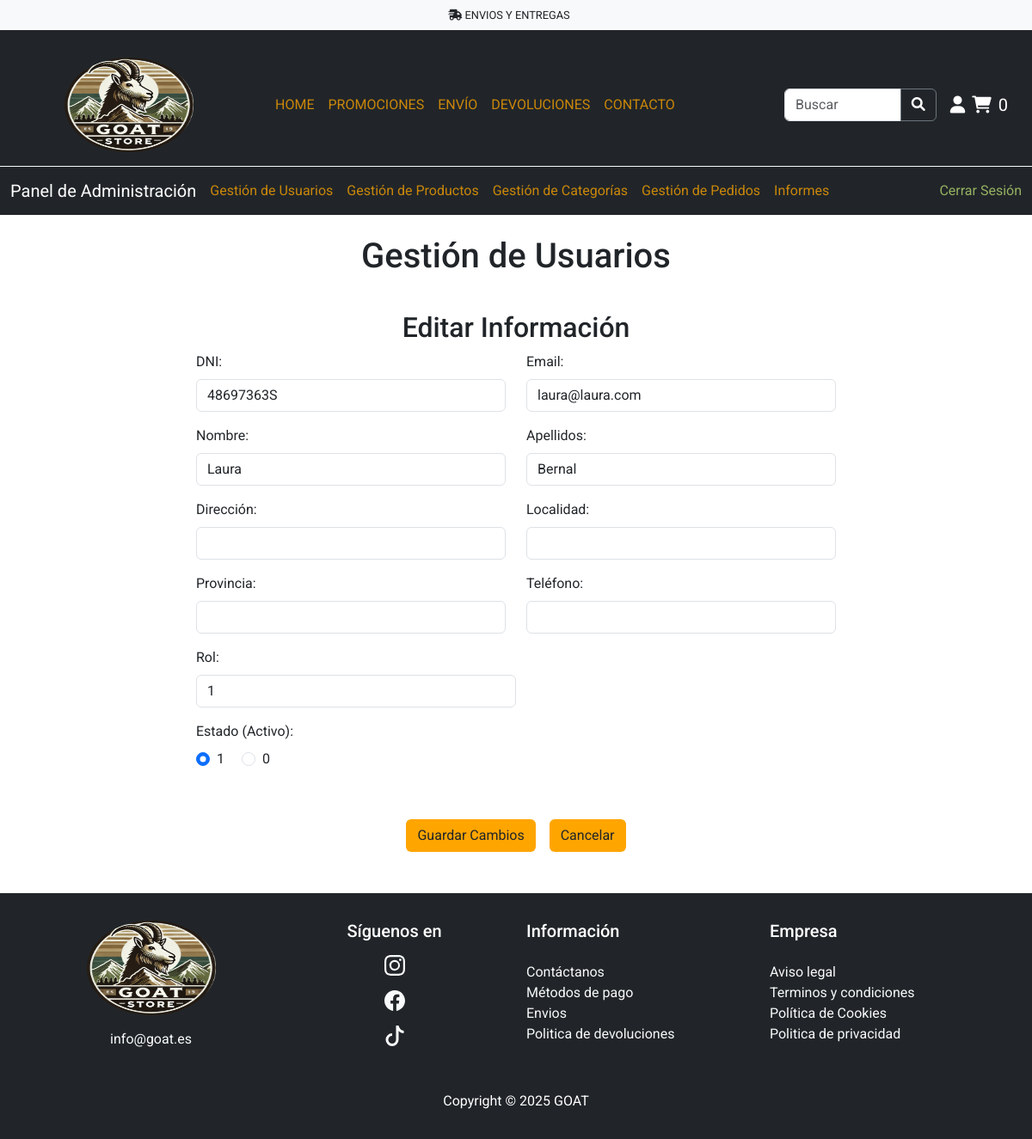
/paginas/editar_administrador.php?dni=48697363S (signed in), run on an earlier commit of the app's database.
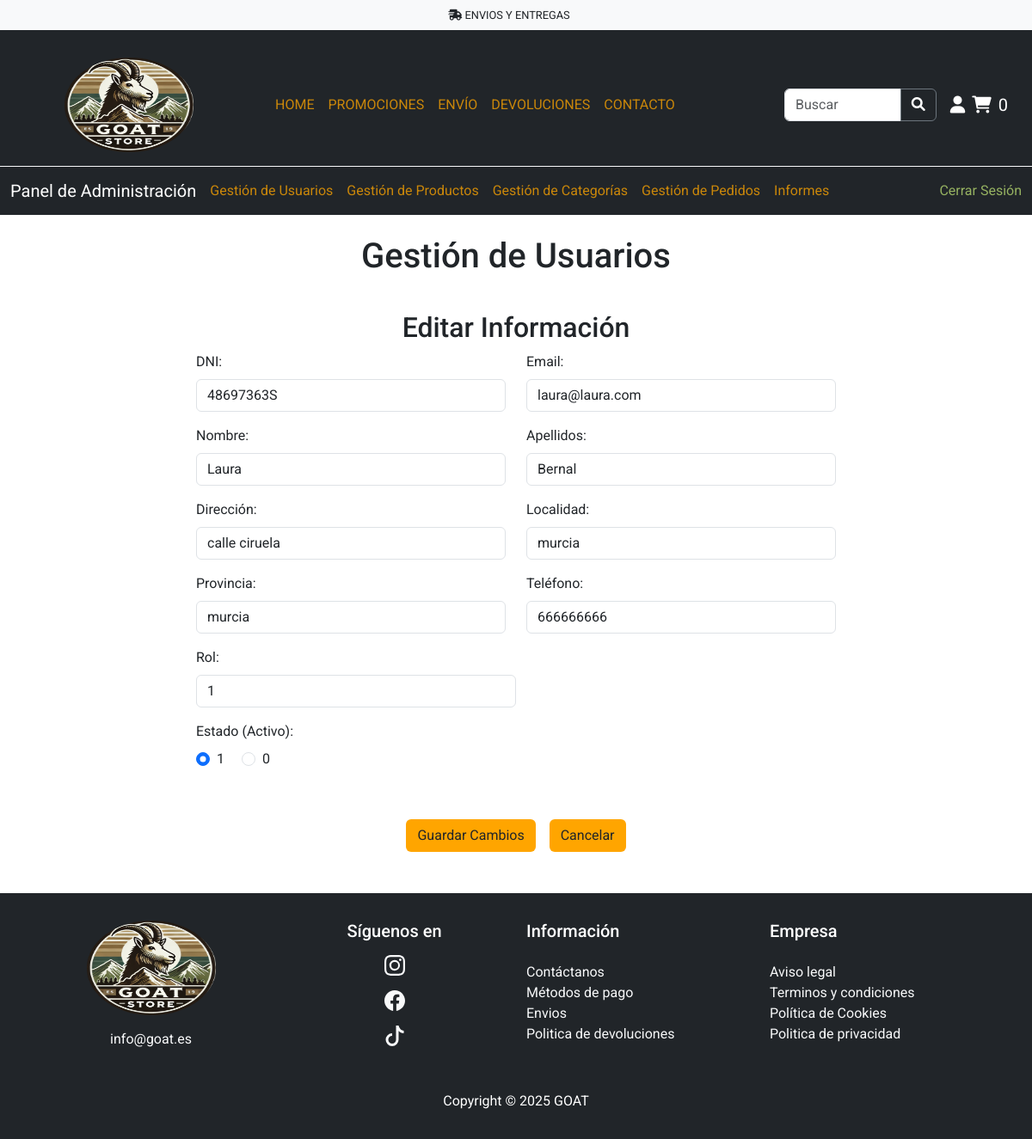
And on a later commit of the database.
### tables this page shows
CREATE TABLE `usuarios` (
  `dni` varchar(9) NOT NULL,
  `clave` varchar(60) NOT NULL,
  `nombre` varchar(30) NOT NULL,
  `apellidos` varchar(80) NOT NULL,
  `direccion` varchar(50) NOT NULL,
  `localidad` varchar(30) NOT NULL,
  `provincia` varchar(30) NOT NULL,
  `telefono` varchar(9) NOT NULL,
  `email` varchar(30) NOT NULL,
  `rol` tinyint(1) NOT NULL,
  `activo` tinyint(1) NOT NULL
);

### gestores/GestorUsuarios.php (called while the page is built, shortened)
<?php
class GestorUsuarios
{
    private $db;
    public function __construct($db)
    {
        $this->db = $db;
    }
    public function obtener_datos_dni($dni)
    {
        $sql = "SELECT * FROM usuarios WHERE dni = :dni";
        try {
            $stmt = $this->db->prepare($sql);
            $stmt->bindParam(':dni', $dni, PDO::PARAM_STR);
            $stmt->execute();
            return $stmt->fetch(PDO::FETCH_ASSOC);
        } catch (PDOException $e) {
            echo "Error al obtener los datos del usuario: " . $e->getMessage();
            return false;
        }
    }
}
?>

### paginas/editar_administrador.php (the view, shortened to what the changed rows need)
<?php
require_once '../servidor/config.php';
include_once '../gestores/GestorUsuarios.php';
$db = conectar();
$gestor = new GestorUsuarios($db);
if (isset($_GET['dni'])) {
    $dni = $_GET['dni'];
    $usuario = $gestor->obtener_datos_dni($dni);
}
?>
<!DOCTYPE html>
<html lang="en">
<head>
    <link href="https://cdn.jsdelivr.net/npm/bootstrap@5.3.0/dist/css/bootstrap.min.css" rel="stylesheet">
    <link rel="stylesheet" href="https://cdnjs.cloudflare.com/ajax/libs/font-awesome/6.0.0-beta3/css/all.min.css">
    <link rel="stylesheet" href="../estilos/style1.css">
</head>
<body class="d-flex flex-column min-vh-100">
    <div class="container-fluid mt-4 flex-grow-1">
        <h1 class="text-center mb-4">Gestión de Usuarios</h1>
        <div class="row justify-content-center">
            <div class="col-md-8">
                <div class="content p-3">
                    <h2 class="text-center">Editar Información</h2>
                    <form action="" method="post">
                        <div class="row">
                            <div class="col-md-6 mb-3">
                                <label for="dni" class="form-label">DNI:</label>
                                <input type="text" id="dni" name="dni" class="form-control" value="<?php echo htmlspecialchars($usuario['dni']); ?>" readonly>
                            </div>
                            <div class="col-md-6 mb-3">
                                <label for="email" class="form-label">Email:</label>
                                <input type="text" id="email" name="email" class="form-control" value="<?php echo htmlspecialchars($usuario['email']); ?>" readonly>
                            </div>
                        </div>
                        <div class="row">
                            <div class="col-md-6 mb-3">
                                <label for="nombre" class="form-label">Nombre:</label>
                                <input type="text" id="nombre" name="nombre" class="form-control" value="<?php echo htmlspecialchars($usuario['nombre']); ?>">
                            </div>
                            <div class="col-md-6 mb-3">
                                <label for="apellidos" class="form-label">Apellidos:</label>
                                <input type="text" id="apellidos" name="apellidos" class="form-control" value="<?php echo htmlspecialchars($usuario['apellidos']); ?>">
                            </div>
                        </div>
                        <div class="row">
                            <div class="col-md-6 mb-3">
                                <label for="direccion" class="form-label">Dirección:</label>
                                <input type="text" id="direccion" name="direccion" class="form-control" value="<?php echo htmlspecialchars($usuario['direccion']); ?>">
                            </div>
                            <div class="col-md-6 mb-3">
                                <label for="localidad" class="form-label">Localidad:</label>
                                <input type="text" id="localidad" name="localidad" class="form-control" value="<?php echo htmlspecialchars($usuario['localidad']); ?>">
                            </div>
                        </div>
                        <div class="row">
                            <div class="col-md-6 mb-3">
                                <label for="provincia" class="form-label">Provincia:</label>
                                <input type="text" id="provincia" name="provincia" class="form-control" value="<?php echo htmlspecialchars($usuario['provincia']); ?>">
                            </div>
                            <div class="col-md-6 mb-3">
                                <label for="telefono" class="form-label">Teléfono:</label>
                                <input type="text" id="telefono" name="telefono" class="form-control" value="<?php echo htmlspecialchars($usuario['telefono']); ?>">
                            </div>
                        </div>
                            <div class="col-md-6 mb-3">
                                <label for="rol" class="form-label">Rol:</label>
                                <select id="rol" name="rol" class="form-control">
                                    <option value="1" <?php echo ($usuario['rol'] == 1) ? 'selected' : ''; ?>>1</option>
                                </select>
                            </div>
                            <div class="col-md-6 mb-3">
                                <label for="estado" class="form-label">Estado (Activo):</label><br>
                                <div class="form-check form-check-inline">
                                    <input class="form-check-input" type="radio" id="activo" name="estado" value="1" <?php echo ($usuario['activo'] == 1) ? 'checked' : ''; ?>>
                                    <label class="form-check-label" for="activo">1</label>
                                </div>
                                <div class="form-check form-check-inline">
                                    <input class="form-check-input" type="radio" id="inactivo" name="estado" value="0" <?php echo ($usuario['activo'] == 0) ? 'checked' : ''; ?>>
                                    <label class="form-check-label" for="inactivo">0</label>
                                </div>
                            </div>
                        </div>
                </div>
            </div>
        </div>
</body>
</html>

What changed in the data, as far as the page shows it:
changed usuarios "laura@laura.com": direccion (not shown) → "calle ciruela"; localidad (not shown) → "murcia"; provincia (not shown) → "murcia"; telefono (not shown) → "666666666"
